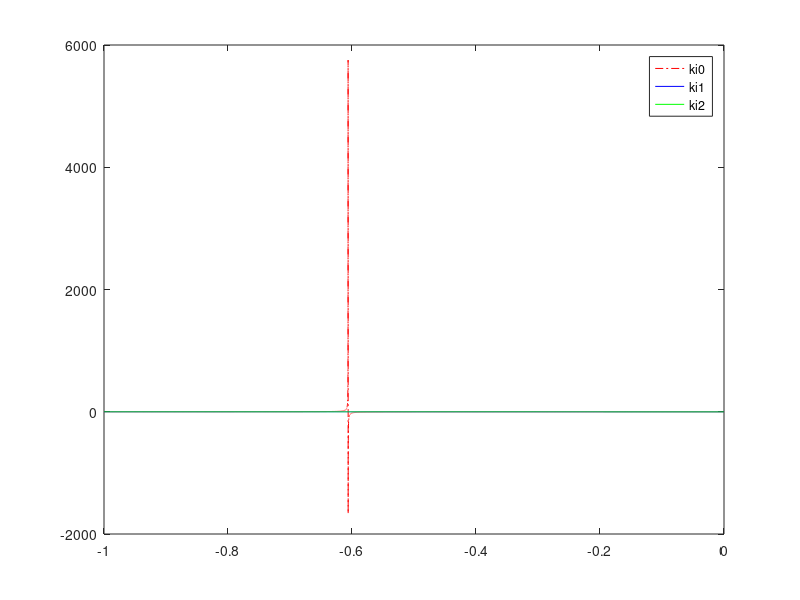

Reproduce this figure in MATLAB. (Note: this script raises an error after producing the figure.)
%%% This is comments. Please contact cnpcshangbo@gmail.com
%%%%%%%%%%%%%%%%%%%%%%%%%%%%%%%%%%%%%%%%%%%%%%%%%%%%%
%% Setting parameters and plotting ki against lambda
lamda=-1:0.0001:-0;
k=1.102;%plant gain. p(s)=\frac{k}{\tau s+1}\frac{1}{s}
tao=0.17936;%plant time constant
omega=9.9298;%CrossoverFrequency from IO bode plot.
phi=83.8783/180*pi;%from IO bode plot.

%
ki0=tan(atan(1/omega/tao)-phi)./(omega.^(-lamda).*sin(pi*lamda/2)-omega.^(-lamda).*cos(pi*lamda/2)*tan(atan(1/omega/tao)-phi));
%from one equation

% A fomula for the relationship between ki and lamda.
a=tao*omega.^(-2*lamda);
b=-lamda.*sin(pi*lamda/2).*omega.^(-lamda-1)*(omega^2*tao^2+1)+2*tao*omega.^(-lamda).*cos(pi*lamda/2);
c=tao;

ki1=(-b+(b.^2-4*a*c).^0.5)./(2*a);
ki2=(-b-(b.^2-4*a*c).^0.5)./(2*a);
%another equation

figure(1)
plot(lamda, ki0,'r-.',lamda, ki1,'b-', lamda, ki2,'g-')
legend('ki0','ki1','ki2')
%%%%%%%%%%%%%%%%%%%%%%%%%%%%%%%%%%%%%%%%%%%%%%%%%%%%%%%
%\lambda=-0.9855;ki2=0.2431
%% Solution 1
% To verify the crosspoint with ki1
lamda=-0.9693; % update lambda value here, make sure the value is negative.
a=tao*omega.^(-2*lamda);
b=-lamda.*sin(pi*lamda/2).*omega.^(-lamda-1)*(omega^2*tao^2+1)+2*tao*omega.^(-lamda).*cos(pi*lamda/2);
c=tao;
ki1=(-b+(b.^2-4*a*c).^0.5)./(2*a); 
disp('ki1:');
disp(ki1);

%% Verify the controller 1
ki=ki1;
s=fotf('s');
Jomega=((1+ki*omega.^(-lamda).*cos(pi*lamda/2))^2+(ki*omega.^(-lamda).*sin(pi*lamda/2))^2)^0.5;
kp=omega*(tao^2*omega^2+1)^0.5/Jomega/k; %kp %
disp('kp for ki1:');disp(kp);
c_tf=kp*(1+ki/s^lamda);
p_tf=k/(tao*s+1)/s;
sys_tf=c_tf*p_tf;
figure(2)
bode(sys_tf);
grid on

%% Solution 2
lamda=-0.9855;
a=tao*omega.^(-2*lamda);
b=-lamda.*sin(pi*lamda/2).*omega.^(-lamda-1)*(omega^2*tao^2+1)+2*tao*omega.^(-lamda).*cos(pi*lamda/2);
c=tao;
ki2=(-b-(b.^2-4*a*c).^0.5)./(2*a); %ki
disp('ki2:');disp(ki2);

%% Verify the controller 2
ki=ki2;
s=fotf('s');
Jomega=((1+ki*omega.^(-lamda).*cos(pi*lamda/2))^2+(ki*omega.^(-lamda).*sin(pi*lamda/2))^2)^0.5;
kp=omega*(tao^2*omega^2+1)^0.5/Jomega/k; %kp %
disp('kp for ki2:');disp(kp);
c_tf=kp*(1+ki/s^lamda);
p_tf=k/(tao*s+1)/s;
sys_tf=c_tf*p_tf;
figure(3);
bode(sys_tf);
grid on

% %%
% lamda=1.3922;
% a=tao*omega.^(-2*lamda);
% b=-lamda.*sin(pi*lamda/2).*omega.^(-lamda-1)*(omega^2*tao^2+1)+2*tao*omega.^(-lamda).*cos(pi*lamda/2);
% c=tao;
% ki1=(-b+(b.^2-4*a*c).^0.5)./(2*a); %ki
% disp(ki1);
% 
% %% verify the controller 3
% ki=ki1;
% s=fotf('s');
% Jomega=((1+ki*omega.^(-lamda).*cos(pi*lamda/2))^2+(ki*omega.^(-lamda).*sin(pi*lamda/2))^2)^0.5;
% kp=omega*(tao^2*omega^2+1)^0.5/Jomega/k; %kp %
% c_tf=kp*(1+ki/s^lamda);
% p_tf=k/(tao*s+1)/s;
% sys_tf=c_tf*p_tf;
% 
% figure();
% bode(sys_tf);

